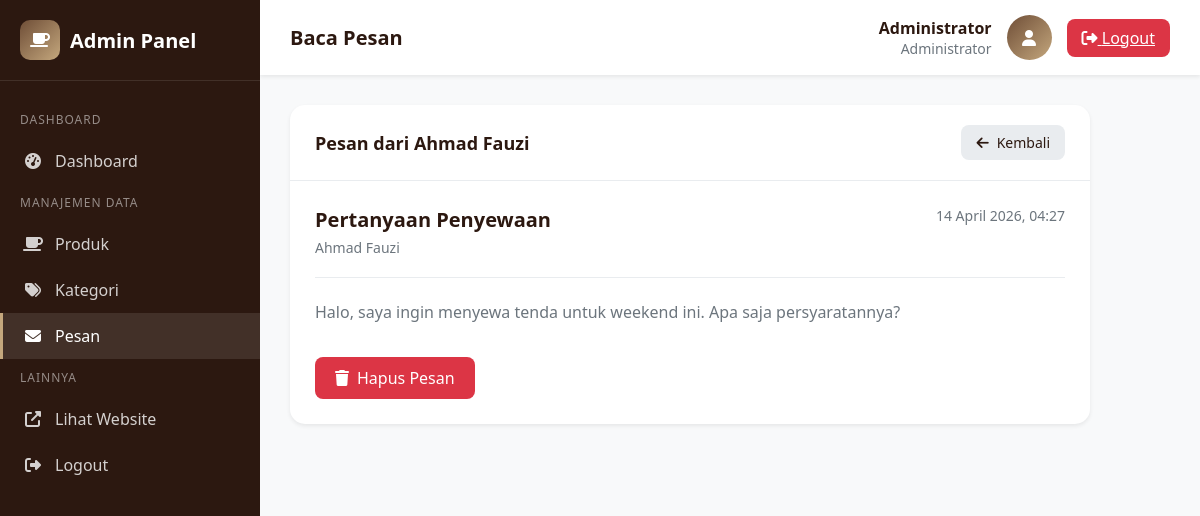
The page /admin/messages/view.php?id=1 (signed in) on the database its author committed.
### tables this page shows
CREATE TABLE IF NOT EXISTS messages (
    id INT PRIMARY KEY AUTO_INCREMENT,
    nama VARCHAR(100) NOT NULL,
    email VARCHAR(100) NOT NULL,
    subject VARCHAR(200),
    pesan TEXT NOT NULL,
    status ENUM('unread', 'read') DEFAULT 'unread',
    created_at TIMESTAMP DEFAULT CURRENT_TIMESTAMP
);

### admin/messages/view.php (the view, shortened to what this page needs)
<?php
$message_id = isset($_GET['id']) ? (int) $_GET['id'] : 0;
global $conn;
$stmt = $conn->prepare("SELECT * FROM messages WHERE id = ?");
$stmt->bind_param("i", $message_id);
$stmt->execute();
$result = $stmt->get_result();
$message = $result->fetch_assoc();
?>
<!DOCTYPE html>
<html lang="id">
<head>
    <link rel="stylesheet" href="https://cdnjs.cloudflare.com/ajax/libs/font-awesome/6.4.0/css/all.min.css">
</head>
<body>
    <aside class="sidebar">
        <div class="sidebar-brand">
            <div class="logo-icon"><i class="fas fa-coffee"></i></div>
            <span>Admin Panel</span>
        </div>
        <nav class="sidebar-menu">
            <div class="menu-section">Dashboard</div>
            <a href="../index.php" class="menu-item">
                <i class="fas fa-tachometer-alt"></i>
                <span>Dashboard</span>
            </a>
            <div class="menu-section">Manajemen Data</div>
            <a href="../products/index.php" class="menu-item">
                <i class="fas fa-coffee"></i>
                <span>Produk</span>
            </a>
            <a href="../categories/index.php" class="menu-item">
                <i class="fas fa-tags"></i>
                <span>Kategori</span>
            </a>
            <a href="index.php" class="menu-item active">
                <i class="fas fa-envelope"></i>
                <span>Pesan</span>
            </a>
            <div class="menu-section">Lainnya</div>
            <a href="../../index.php" class="menu-item" target="_blank">
                <i class="fas fa-external-link-alt"></i>
                <span>Lihat Website</span>
            </a>
            <a href="../logout.php" class="menu-item">
                <i class="fas fa-sign-out-alt"></i>
                <span>Logout</span>
            </a>
        </nav>
    </aside>
    <main class="main-content">
        <header class="admin-header">
            <h1 class="header-title">Baca Pesan</h1>
            <div class="header-user">
                <div class="user-info">
                    <div class="user-name">
                        <?= $_SESSION['admin_nama'] ?>
                    </div>
                    <div class="user-role">Administrator</div>
                </div>
                <div class="user-avatar"><i class="fas fa-user"></i></div>
                <a href="../logout.php" class="btn-logout"><i class="fas fa-sign-out-alt"></i> Logout</a>
            </div>
        </header>
        <div class="content">
            <div class="card">
                <div class="card-header">
                    <h2 class="card-title">Pesan dari
                        <?= $message['nama'] ?>
                    </h2>
                    <a href="index.php" class="btn-back"><i class="fas fa-arrow-left"></i> Kembali</a>
                </div>
                <div class="card-body">
                    <div class="message-header">
                        <div class="message-info">
                            <h3>
                                <?= $message['subject'] ?>
                            </h3>
                            <p>
                                <?= $message['nama'] ?>
                            </p>
                        </div>
                        <div class="message-date">
                            <?= date('d F Y, H:i', strtotime($message['created_at'])) ?>
                        </div>
                    </div>
                    <div class="message-content">
                        <?= nl2br($message['pesan']) ?>
                    </div>
                    <div class="message-actions">
                        <a href="delete.php?id=<?= $message['id'] ?>" class="btn-delete"
                            onclick="return confirm('Yakin hapus pesan ini?')">
                            <i class="fas fa-trash"></i> Hapus Pesan
                        </a>
                    </div>
                </div>
            </div>
        </div>
    </main>
</body>
</html>

### admin/messages/view.php (style rules this page uses)
:root { --primary: #6F4E37; --primary-dark: #5D4037; --dark: #2C1810; --white: #ffffff; --gray-100: #f8f9fa; --gray-200: #e9ecef; --gray-600: #6c757d; --danger: #dc3545; --shadow: 0 0.125rem 0.25rem rgba(0, 0, 0, 0.075); }
* { margin: 0; padding: 0; box-sizing: border-box; }
body { font-family: 'Segoe UI', Tahoma, Geneva, Verdana, sans-serif; background: var(--gray-100); min-height: 100vh; }
.sidebar { position: fixed; top: 0; left: 0; width: 260px; height: 100vh; background: var(--dark); color: var(--white); z-index: 100; }
.sidebar-brand { padding: 20px; display: flex; align-items: center; gap: 10px; border-bottom: 1px solid rgba(255, 255, 255, 0.1); }
.sidebar-brand .logo-icon { width: 40px; height: 40px; background: linear-gradient(135deg, var(--primary), #C4A77D); border-radius: 10px; display: flex; align-items: center; justify-content: center; }
.sidebar-brand span { font-size: 1.25rem; font-weight: 700; }
.sidebar-menu { padding: 20px 0; }
.menu-section { padding: 10px 20px; font-size: 0.75rem; text-transform: uppercase; color: rgba(255, 255, 255, 0.5); letter-spacing: 1px; }
.menu-item { padding: 12px 20px; display: flex; align-items: center; gap: 12px; color: rgba(255, 255, 255, 0.8); text-decoration: none; transition: all 0.3s; border-left: 3px solid transparent; }
.menu-item:hover, .menu-item.active { background: rgba(255, 255, 255, 0.1); color: var(--white); border-left-color: #C4A77D; }
.menu-item i { width: 20px; text-align: center; }
.main-content { margin-left: 260px; min-height: 100vh; }
.admin-header { background: var(--white); padding: 15px 30px; display: flex; justify-content: space-between; align-items: center; box-shadow: var(--shadow); }
.header-title { font-size: 1.25rem; font-weight: 600; color: var(--dark); }
.header-user { display: flex; align-items: center; gap: 15px; }
.user-info { text-align: right; }
.user-name { font-weight: 600; color: var(--dark); }
.user-role { font-size: 0.875rem; color: var(--gray-600); }
.user-avatar { width: 45px; height: 45px; background: linear-gradient(135deg, var(--primary), #C4A77D); border-radius: 50%; display: flex; align-items: center; justify-content: center; color: var(--white); }
.btn-logout { padding: 8px 15px; background: var(--danger); color: var(--white); border: none; border-radius: 8px; cursor: pointer; }
.content { padding: 30px; }
.card { background: var(--white); border-radius: 15px; box-shadow: var(--shadow); overflow: hidden; max-width: 800px; }
.card-header { padding: 20px 25px; border-bottom: 1px solid var(--gray-200); display: flex; justify-content: space-between; align-items: center; }
.card-title { font-size: 1.125rem; font-weight: 600; color: var(--dark); }
.btn-back { padding: 8px 15px; background: var(--gray-200); color: var(--dark); border: none; border-radius: 8px; text-decoration: none; font-size: 0.875rem; display: inline-flex; align-items: center; gap: 8px; }
.card-body { padding: 25px; }
.message-header { display: flex; justify-content: space-between; align-items: flex-start; margin-bottom: 20px; padding-bottom: 20px; border-bottom: 1px solid var(--gray-200); }
.message-info h3 { font-size: 1.25rem; color: var(--dark); margin-bottom: 5px; }
.message-info p { color: var(--gray-600); font-size: 0.875rem; }
.message-date { color: var(--gray-600); font-size: 0.875rem; }
.message-content { line-height: 1.8; color: var(--gray-600); }
.message-actions { margin-top: 30px; display: flex; gap: 10px; }
.btn-delete { padding: 10px 20px; background: var(--danger); color: var(--white); border: none; border-radius: 8px; text-decoration: none; display: inline-flex; align-items: center; gap: 8px; cursor: pointer; }

### rows shown on the page
messages: nama "Ahmad Fauzi", subject "Pertanyaan Penyewaan", created_at "14 April 2026, 04:27", pesan "Halo, saya ingin menyewa tenda untuk weekend ini. Apa saja persyaratannya?"

### other values the page prints
$_SESSION['admin_nama'] "Administrator"
